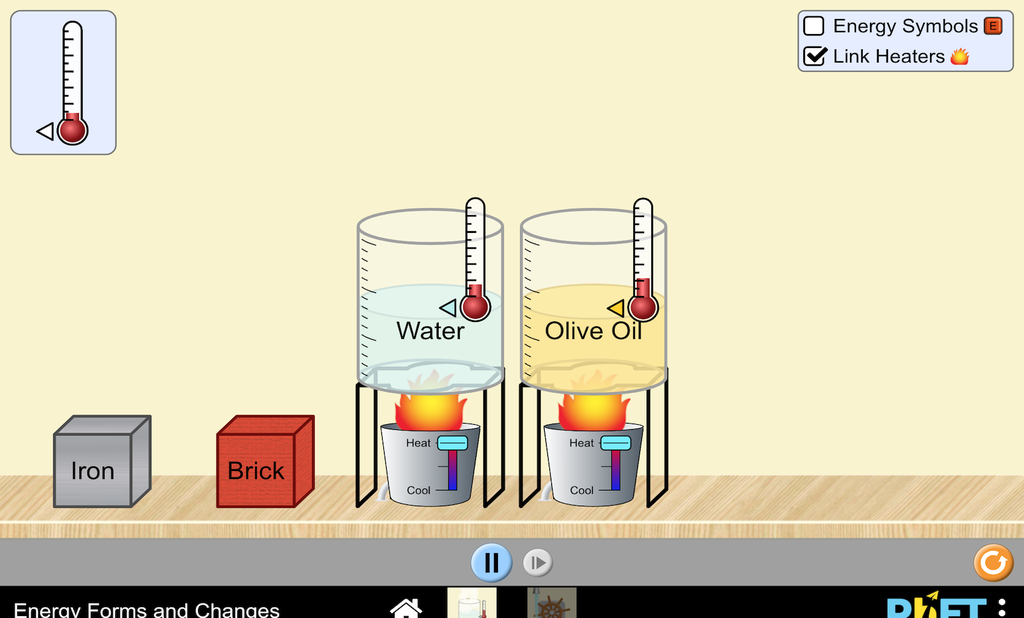
#> input picture requirements/req-energy-forms-and-changes/visual-qa/runtime/original/intro_heater_active.png, 1024 x 618 px, given in place of 01_Intro_initial.png, which was not available
$ python crop_compare.py
#> lines starting #> are read from the running program, lines starting #| are printed output that depends on the picture; pictures that were not available may be replaced by others from this repository, and a replacement may not be noted
"""Crop same rect from ORIGINAL and FLUTTER, stack vertically."""
import sys
from PIL import Image

state = sys.argv[1] if len(sys.argv) > 1 else '01_Intro_initial'
box = tuple(int(v) for v in sys.argv[2].split(',')) if len(sys.argv) > 2 \
    else (0, 380, 500, 740)
base = r'requirements/req-projectile-motion/visual-qa'
o = Image.open(f'{base}/ORIGINAL/{state}.png').crop(box)
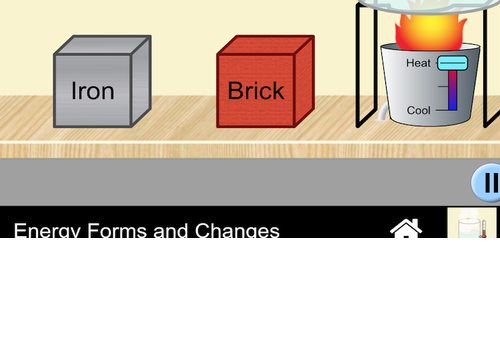
#> o: PIL image 500x360 RGBA; mean R, G, B, A 118, 107.4, 95, 168.6; transparent parts drawn white
f = Image.open(f'{base}/FLUTTER/{state}.png').crop(box)
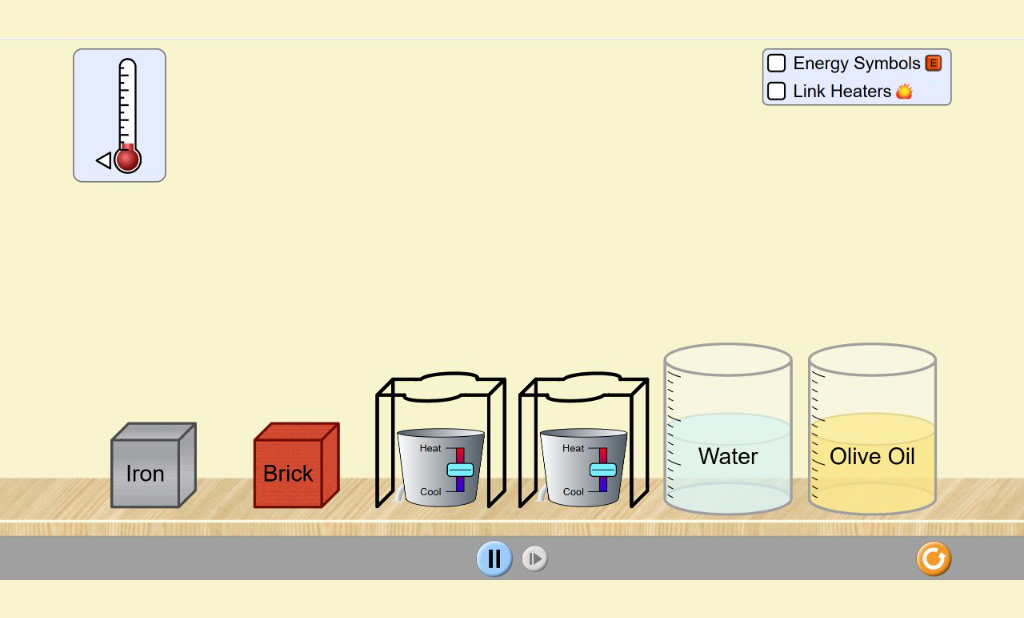
#> input picture requirements/req-energy-forms-and-changes/visual-qa/runtime/original/intro_initial.png, 1024 x 618 px, given in place of 01_Intro_initial.png, which was not available
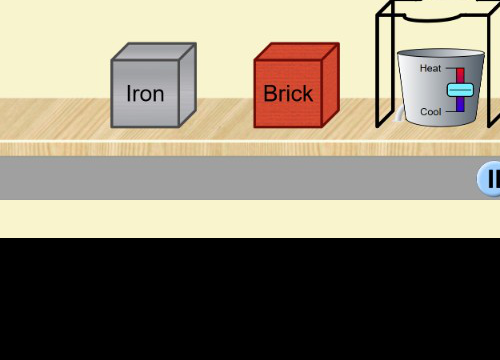
#> f: PIL image 500x360 RGB; mean R, G, B 138.4, 129.8, 112.8
w, h = o.size
#> w = 500; h = 360
c = Image.new('RGB', (w, h * 2 + 4), (255, 0, 0))
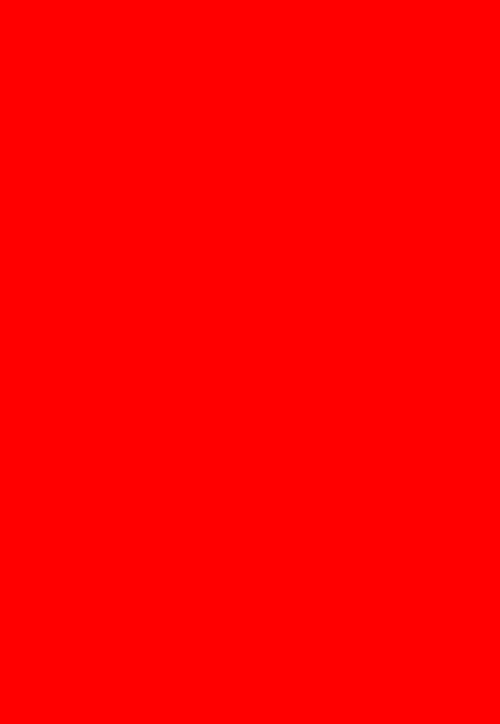
#> c: PIL image 500x724 RGB; mean R, G, B 255, 0, 0
c.paste(o, (0, 0))
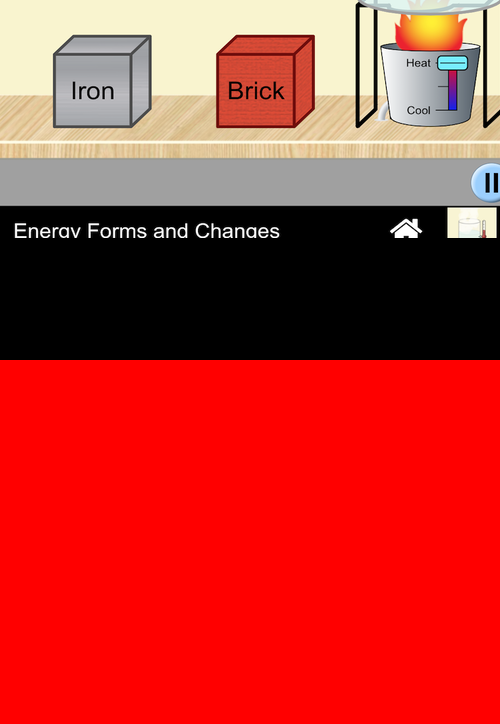
#> c: PIL image 500x724 RGB; mean R, G, B 186.9, 53.4, 47.2
c.paste(f, (0, h + 4))
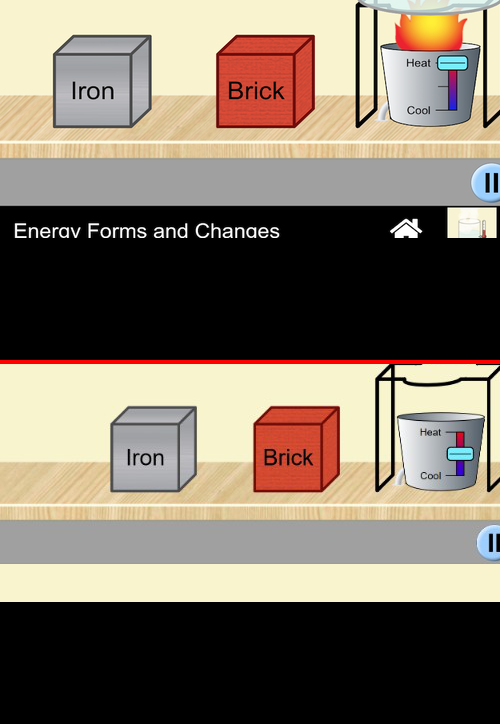
#> c: PIL image 500x724 RGB; mean R, G, B 128.9, 117.9, 103.3
out = f'{base}/DIFF/crop_{state}_{box[0]}_{box[1]}.png'
c.save(out)
print('WROTE', out, c.size)
#| WROTE requirements/req-projectile-motion/visual-qa/DIFF/crop_01_Intro_initial_0_380.png (500, 724)
